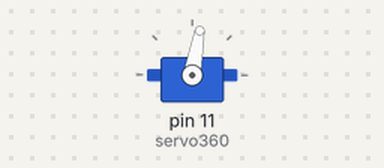
A sketch run on a simulated Arduino Uno, built with avr-gcc and run on an emulated ATmega328P. Parts: servo.

Above: at 1.05 s.
At 4.0 s:
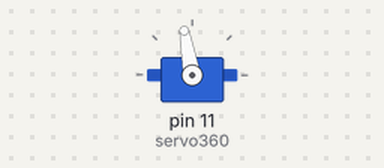
Timing chart, 0 to 6.2 s (numbered marks = the images above):
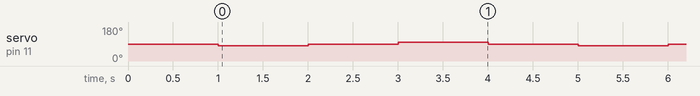

The sketch:

servo360_test2.ino
```cpp
#include <Servo.h>

Servo   servo360;

void setup() {
  servo360.attach(11);
  servo360.write(90);
  delay(1000);
}

void loop() {
  servo360.write(80);
  delay(1000);
  servo360.write(90);
  delay(1000);
  servo360.write(100);
  delay(1000);
  servo360.write(90);
  delay(1000);
}
```

Measured:
- by itself, servo on pin 11 (servo360): repeats every 4.0 s: 90° 1.0 s, 100° 1.0 s, 90° 1.0 s, 80° 1.0 s
